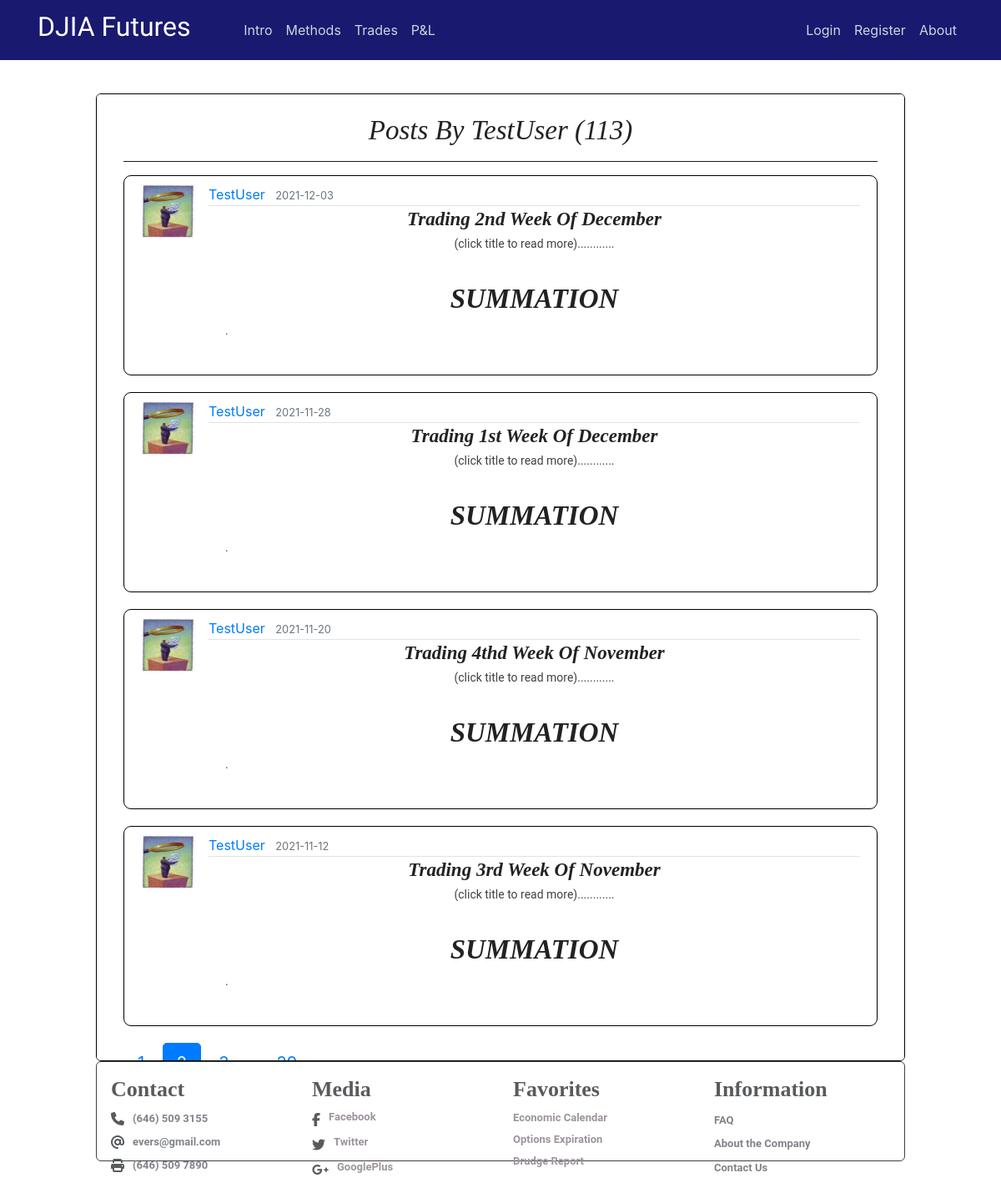
The app's page /user/TestUser?page=2 with its own data.
### flaskblog/models.py (models this page shows, shortened)
class User(db.Model, UserMixin):
    id = db.Column(db.Integer, primary_key=True)
    username = db.Column(db.String(20), unique=True, nullable=False)
    email = db.Column(db.String(120), unique=True, nullable=False)
    image_file = db.Column(db.String(20), nullable=False, default='default.jpg')
    password = db.Column(db.String(60), nullable=False)
    posts = db.relationship('Post', backref='author', lazy=True)

class Post(db.Model):
    id = db.Column(db.Integer, primary_key=True)
    title = db.Column(db.String(100), nullable=False)
    date_posted = db.Column(db.DateTime, nullable=False, default=datetime.utcnow)
    content = db.Column(db.Text, nullable=False)
    user_id = db.Column(db.Integer, db.ForeignKey('user.id'), nullable=False)
    teaser_title = db.Column(db.Text, nullable=True)
    teaser_details = db.Column(db.Text, nullable=True)
    teaser_caption = db.Column(db.Text, nullable=True)
    teaser_img = db.Column(db.Text, nullable=True)
    teaser_content = db.Column(db.Text, nullable=True)
    teaser_wkid = db.Column(db.Text, nullable=True)

### flaskblog/users/routes.py (the view)
@users.route("/user/<string:username>")
def user_posts(username):
    page = request.args.get('page', 1, type=int)
    user = User.query.filter_by(username=username).first_or_404()
    posts = Post.query.filter_by(author=user)\
        .order_by(Post.date_posted.desc())\
        .paginate(page=page, per_page=4)
    return render_template('user_posts.html', posts=posts, user=user)

### flaskblog/templates/user_posts.html
{% extends "layout.html" %}
{% block content %}
<div class="intro-page" style="height: 77vh;overflow: auto;">
  <div class="intro-inner-div" style="height:auto;background-color:white;border-radius:5px;">
    <center><br><h1 class="hero-header">Posts by {{ user.username }} ({{ posts.total }})</h1><hr></center>
    {% for post in posts.items %}
        <article class="media content-section" style="max-height:280px;">
          <img class="article-img" src="{{ url_for('static', filename='profile_pics/' + post.author.image_file) }}">
          <div class="media-body">
            <div class="article-metadata">
              <a class="mr-2" href="{{ url_for('users.user_posts', username=post.author.username) }}">{{ post.author.username }}</a>
              <small class="text-muted">{{ post.date_posted.strftime('%Y-%m-%d') }}</small>
            </div>
            <center><a href="{{ url_for('posts.post', post_id=post.id) }}"><h3 class="hero-header"><b>{{ post.title }}</b></h3></a>
            <p class="teaser-content" >(click title to read more)............</p></center>
            <p class="teaser-content" ><div style="overflow:hidden;max-height:120px;">
              {{ post.content|safe }}
            </p>
        </article>
    {% endfor %}
    {% for page_num in posts.iter_pages(left_edge=1, right_edge=1, left_current=1, right_current=2) %}
      {% if page_num %}
        {% if posts.page == page_num %}
          <a class="btn btn-primary btn-lg mb-8" href="{{ url_for('users.user_posts', username=user.username, page=page_num) }}">{{ page_num }}</a>
        {% else %}
          <a class="btn btn-primary-info btn-lg mb-8" href="{{ url_for('users.user_posts', username=user.username, page=page_num) }}">{{ page_num }}</a>
        {% endif %}
      {% else %}
        ...
      {% endif %}
    {% endfor %}
  </div>
</div>
{% endblock content %}

### flaskblog/static/main.css (style rules this page uses)
body { margin-top: 5rem; }
._backdrop { top: 0px; left: 0px; right: 0px; bottom: 0px; background-image: url(img/stocks.jpg); background-size: cover; z-index: 0; }
.adjust-doc-border-intro { padding-right: 20px; padding-left: 20px; padding-top: 20px; padding-bottom: 20px; }
.intro-page { border-radius: 6px; border: 1px solid black; background-color: white; padding-right: 12px; padding-left: 12px; }
.intro-inner-div { height: 75vh; overflow: auto; padding-right: 20px; padding-left: 20px; }
.doc-clear { clear: both; display: block; }
hr { margin-top: 1rem; margin-bottom: 1rem; border: 0; border-top: 1px solid rgba(0, 0, 0, 0.89); }
p.teaser-content { color: #414141; font-size: 14px; font-family: 'Roboto', Arial, 'Helvetica Neue', Helvetica, sans-serif; line-height: 1.5; }
.content-section { background: #ffffff; padding: 10px 20px; border: 1px solid #000000; border-radius: 9px; margin-bottom: 20px; }
.article-img { height: 65px; width: 65px; margin-right: 16px; }
.article-metadata { padding-bottom: 1px; margin-bottom: 4px; border-bottom: 1px solid #e3e3e3 }

### flaskblog/static/study.css (style rules this page uses)
h1.hero-header { color: #222; text-transform: capitalize; font-weight: 400; font-style: italic; font-size: 28px; font-family: Baskerville, 'Baskerville Old Face', 'Hoefler Text', Garamond, 'Times New Roman', serif; }
h3.hero-header { color: #222; text-transform: capitalize; font-weight: 400; font-style: italic; font-size: 28px; font-family: Baskerville, 'Baskerville Old Face', 'Hoefler Text', Garamond, 'Times New Roman', serif; }
h3 { font-weight: 700; line-height: 1; }
@media screen and (min-width: 25rem) { h1.hero-header { font-size: 33px; } }
@media screen and (min-width: 25rem) { h3.hero-header { font-size: 23px; } }

### flaskblog/static/modal.css (style rules this page uses)
img { margin-bottom: -4px; }

### records on screen
User: username "TestUser"
Post: image_file (picture), author.username "TestUser", date_posted "2021-12-03", title "Trading 2nd Week Of December", content "SUMMATION ."
Post: image_file (picture), author.username "TestUser", date_posted "2021-11-28", title "Trading 1st Week Of December", content "SUMMATION ."
Post: image_file (picture), author.username "TestUser", date_posted "2021-11-20", title "Trading 4thd Week Of November", content "SUMMATION ."
Post: image_file (picture), author.username "TestUser", date_posted "2021-11-12", title "Trading 3rd Week Of November", content "SUMMATION ."

### other values on screen
{{ posts.total }} "113"
